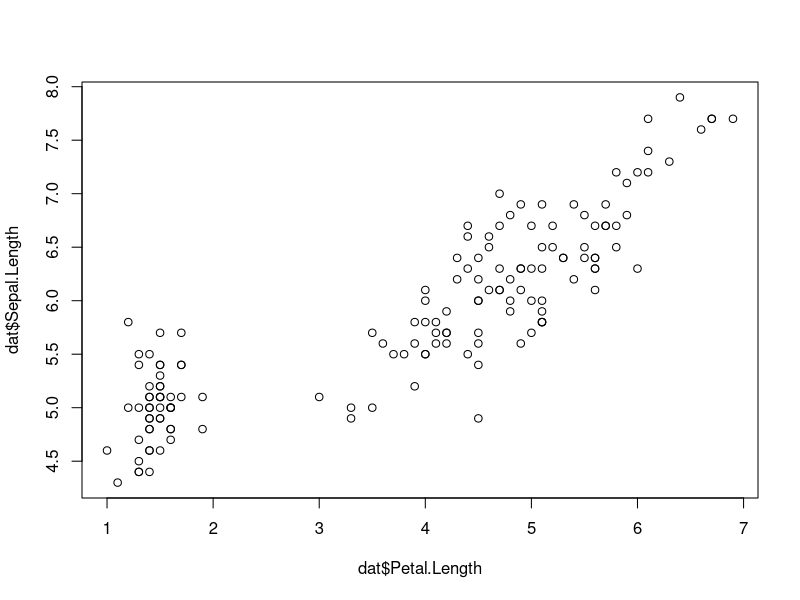
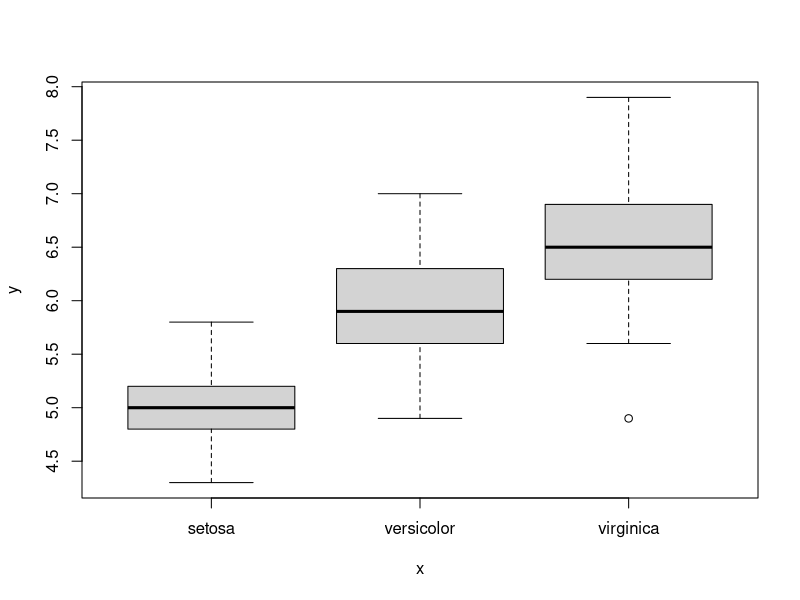

The R script that drew these images, in order: (Note: this script raises an error after producing the figures.)
###########################
#                         #
#    Assignment Week 3    #
#                         # 
###########################

# Instructions ####
# Fill in this script with stuff that we do in class.
# It might be a good idea to include comments/notes as well so you remember things we talk about
# At the end of this script are some comments with blank space after them
# They are plain-text instructions for what you need to accomplish.
# Your task is to write the code that accomplished those tasks.

# Then, make sure to upload this to both Canvas and your GitHub repository




# Vector operations! ####

# Vectors are 1-dimensional series of values in some order
1:10 # ':' only works for integers
letters # built-in pre-made vector of a - z



vector1 <- c(1,2,3,4,5,6,7,8,9,10)
vector2 <- c(5,6,7,8,4,3,2,1,3,10)
vector3 <- letters # letters and LETTERS are built-in vectors

vector1 + 5
vector2 / 2
vector1*vector2

#vector3 + 1 # can't add 1 to "a"


# Logical expressions (pay attention to these...they are used ALL THE TIME)
vector1 > 3
vector1 >= 3
vector1 < 5
vector1 <= 5
vector1 == 7
letters == "a"
letters != "c"
letters %in% c("a","b","c","z")
vector1 %in% 1:6


# Data Frames ####
# R has quite a few built-in data sets
data("iris") # load it like this

# For built-in data, there's often a 'help file'
?iris

# "Iris" is a 'data frame.' 
# Data frames are 2-dimensional (think Excel spreadsheet)
# Rows and columns
# Each row or column is a vector


dat <- iris # can rename the object to be easier to type if you want

# ways to get a peek at our data set
names(dat)
dim(dat)
head(dat)


# You can access specific columns of a "data frame" by name using '$'
dat$Species
dat$Sepal.Length

# You can also use square brackets to get specific 1-D or 2-D subsets of a data frame (rows and/or columns)
dat[1,1] # [Rows, Columns]
dat[1:3,5]

vector2[1]
letters[1:7]
letters[c(1,3,5,7)]


# Plotting ####

# Can make a quick plot....just give vectors for x and y axes
plot(x=dat$Petal.Length, y=dat$Sepal.Length)
plot(x=dat$Species, y=dat$Sepal.Length)


# Object "Classes" ####

#check the classes of these vectors
class(dat$Petal.Length)
class(dat$Species)

# plot() function behaves differently depending on classes of objects given to it!

# Check all classes (for each column in dat)
str(dat)

# "Classes" of vectors can be changed if needed (you'll need to, for sure, at some point!)

# Let's try
nums <- c(1,1,2,2,2,2,3,3,3,4,4,4,4,4,4,4,5,6,7,8,9)
class(nums) # make sure it's numeric

# convert to a factor
as.factor(nums) # show in console
nums_factor <- as.factor(nums) #assign it to a new object as a factor
class(nums_factor) # check it


# convert numeric to character
as.character(vector1)
as.character(vector1) + 5

# convert character to numeric
as.numeric(vector3)




#check it out
plot(nums) 
plot(nums_factor)
# take note of how numeric vectors and factors behave differently in plot()




# Simple numeric functions
# R is a language built for data analysis and statistics so there is a lot of functionality built-in

max(vector1)
min(vector1)
median(vector1)
mean(vector1)
range(vector1)
summary(vector1)

# cumulative functions
cumsum(vector1)
cumprod(vector1)
cummin(vector1)
cummax(vector1)

# even has built-in statistical distributions (we will see more of these later)
dbinom(50,100,.5) # probability of getting exactly 50 heads out of 100 coin flips




# YOUR REMAINING HOMEWORK ASSIGNMENT (Fill in with code) ####

# 1.  Get a subset of the "iris" data frame where it's just even-numbered rows

seq(2,150,2) # here's the code to get a list of the even numbers between 2 and 150

iris[seq(2,150,2),]

# 2.  Create a new object called iris_chr which is a copy of iris, except where every column is a character class

iris_chr <- apply(iris,2,as.character)

# 3.  Create a new numeric vector object named "Sepal.Area" which is the product of Sepal.Length and Sepal.Width

Sepal.Area <- iris$Sepal.Length * iris$Sepal.Width
# 4.  Add Sepal.Area to the iris data frame as a new column

iris$Sepal.Area <- Sepal.Area

# 5.  Create a new dataframe that is a subset of iris using only rows where Sepal.Area is greater than 20 
# (name it big_area_iris)

big_area_iris <- iris[iris$Sepal.Area > 20,]

# 6.  Upload the last numbered section of this R script (with all answers filled in and tasks completed) 
# to canvas
# I should be able to run your R script and get all the right objects generated
